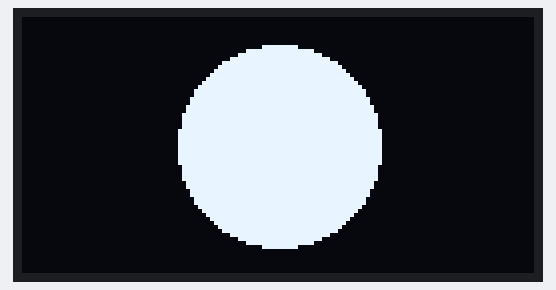
Bench run of a sketch on a simulated STM32 Blue Pill. On the bench: 128×64 one-colour display.

Above: at 0.1 s.
At 1.1 s:
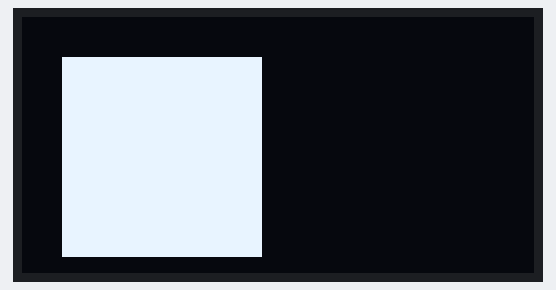
At 2.2 s:
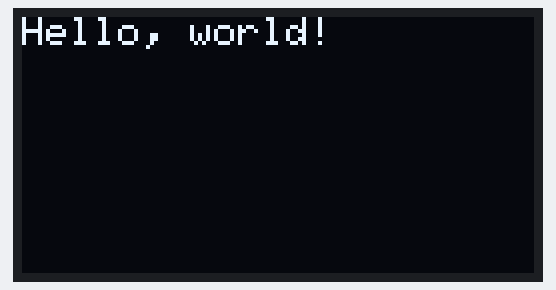

The sketch:

OLED_test.ino
```cpp
#include <Adafruit_SH1106_STM32.h>
Adafruit_SH1106 display(-1);

void setup() {
  display.begin(0x2, 0x3C);
  display.clearDisplay();
  display.fillCircle(64, 32, 25, WHITE);
  display.display();
  delay(1000);

  display.clearDisplay();
  display.fillRect(10,10,50,50, WHITE);
  display.display();
  delay(1000);

  display.clearDisplay();
  display.setTextColor(WHITE);
  display.setCursor(0,0);
  display.println("Hello, world!");
  display.display();
  delay(1000);


}

void loop() {

}
```

Measured:
- what the display in image 1 shows lasts 1.0 s, from 1.1 s to 2.1 s
